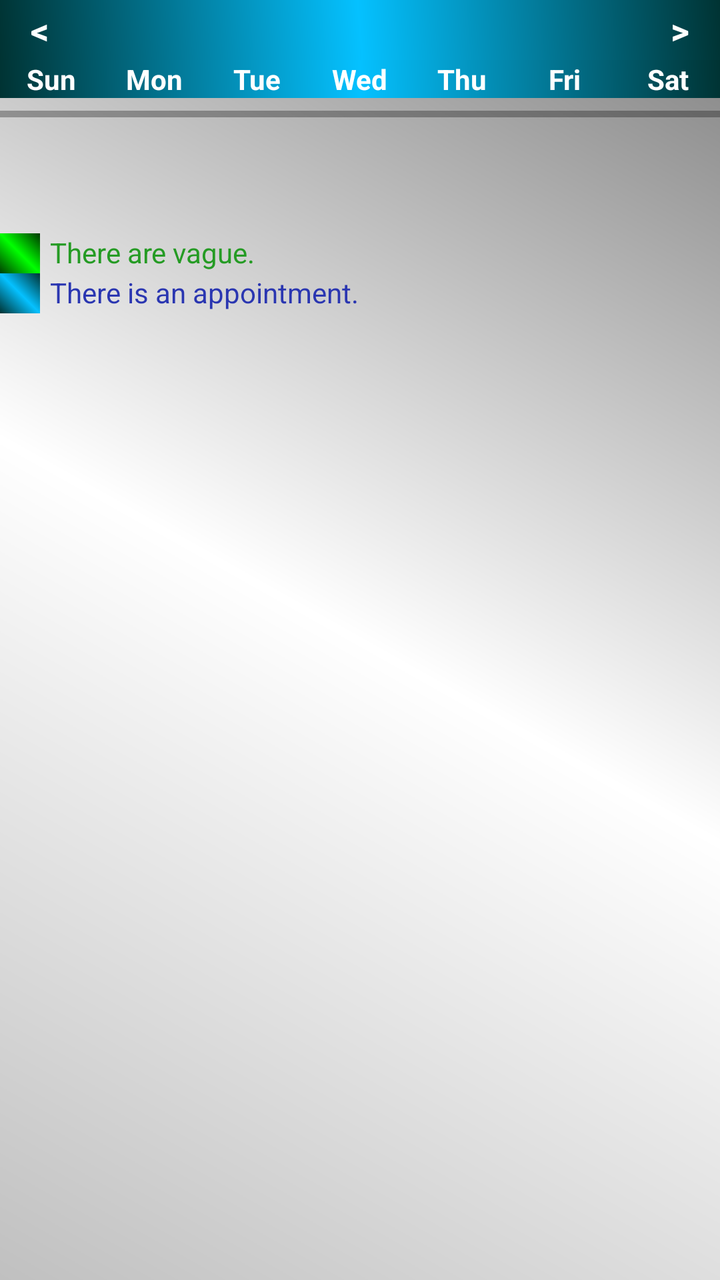
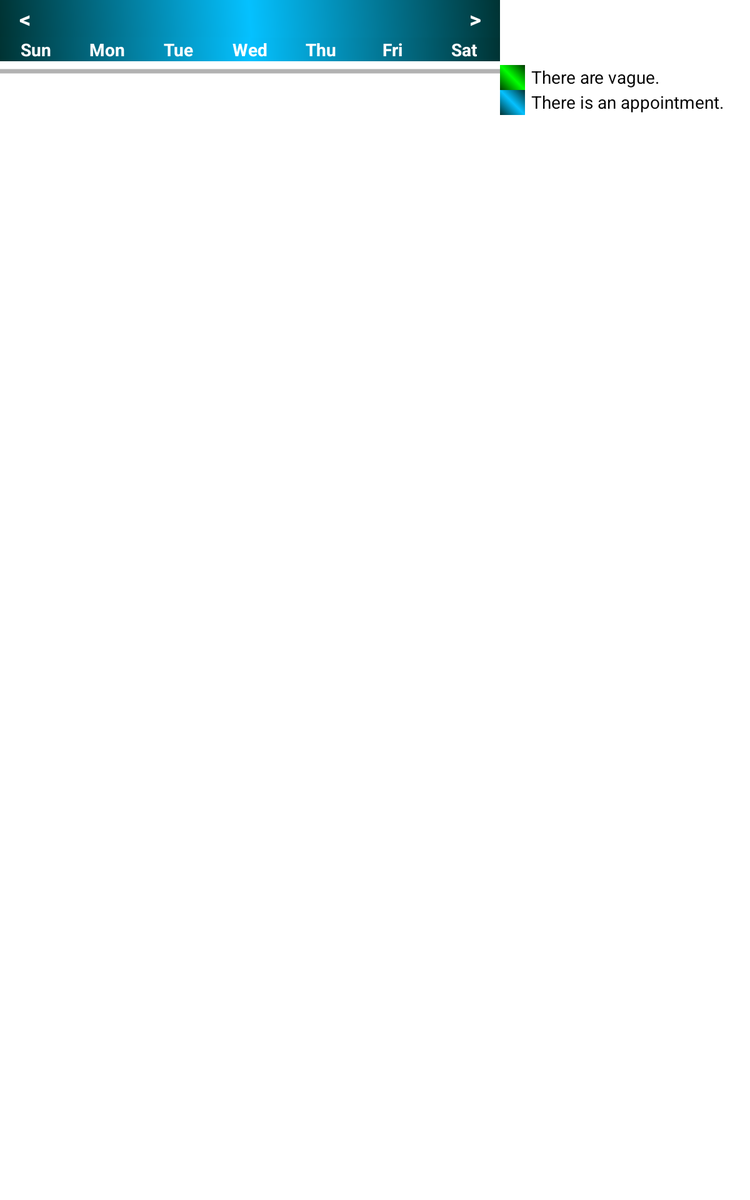

An Android layout and its configuration variant, each rendered on a device that would load it. The default file and the variant file are quoted in full after the pictures.
<!-- AndroidManifest.xml: application theme AppTheme -->
<!-- res/layout/fragment_agendar_consulta.xml -->
<?xml version="1.0" encoding="utf-8"?>
<LinearLayout xmlns:android="http://schemas.android.com/apk/res/android"
    android:layout_width="match_parent"
    android:layout_height="match_parent"
    android:background="@drawable/background_gradiente_prata"
    android:orientation="vertical" >


    <RelativeLayout
        android:id="@+id/header"
        android:layout_width="fill_parent"
        android:layout_height="wrap_content"
        android:background="@drawable/background_gradiente_azul" >

        <RelativeLayout
            android:id="@+id/previous"
            android:layout_width="40dip"
            android:layout_height="30dip" >

            <TextView
                android:id="@+id/txtPreviousMonth"
                android:layout_width="match_parent"
                android:layout_height="match_parent"
                android:gravity="center"
                android:text="&lt;"
                android:textAppearance="?android:attr/textAppearanceMedium"
                android:textColor="@android:color/white"
                android:textStyle="bold" />
        </RelativeLayout>

        <TextView
            android:id="@+id/txtMonthAndYear"
            android:layout_width="wrap_content"
            android:layout_height="wrap_content"
            android:layout_centerHorizontal="true"
            android:layout_marginTop="5dip"
            android:text="@null"
            android:textColor="@android:color/white"
            android:textSize="18sp"
            android:textStyle="bold" />

        <RelativeLayout
            android:id="@+id/next"
            android:layout_width="40dip"
            android:layout_height="30dip"
            android:layout_alignParentRight="true" >

            <TextView
                android:id="@+id/txtNextMonth"
                android:layout_width="match_parent"
                android:layout_height="match_parent"
                android:gravity="center"
                android:text=">"
                android:textAppearance="?android:attr/textAppearanceMedium"
                android:textColor="@android:color/white"
                android:textStyle="bold" />
        </RelativeLayout>
    </RelativeLayout>

    <LinearLayout
        android:layout_width="match_parent"
        android:layout_height="wrap_content"
        android:background="@drawable/background_gradiente_azul" >

        <TextView
            android:id="@+id/txtDomingo"
            android:layout_width="0dp"
            android:layout_height="wrap_content"
            android:layout_weight="1"
            android:gravity="center"
            android:text="@string/day_sunday_abbreviated"
            android:textColor="@android:color/white"
            android:textStyle="bold" />

        <TextView
            android:id="@+id/txtSegunda"
            android:layout_width="0dp"
            android:layout_height="wrap_content"
            android:layout_weight="1"
            android:gravity="center"
            android:text="@string/day_monday_abbreviated"
            android:textColor="@android:color/white"
            android:textStyle="bold" />

        <TextView
            android:id="@+id/txtTerca"
            android:layout_width="0dp"
            android:layout_height="wrap_content"
            android:layout_weight="1"
            android:gravity="center"
            android:text="@string/day_tuesday_abbreviated"
            android:textColor="@android:color/white"
            android:textStyle="bold" />

        <TextView
            android:id="@+id/txtQuarta"
            android:layout_width="0dp"
            android:layout_height="wrap_content"
            android:layout_weight="1"
            android:gravity="center"
            android:text="@string/day_wednesday_abbreviated"
            android:textColor="@android:color/white"
            android:textStyle="bold" />

        <TextView
            android:id="@+id/txtQuinta"
            android:layout_width="0dp"
            android:layout_height="wrap_content"
            android:layout_weight="1"
            android:gravity="center"
            android:text="@string/day_thursday_abbreviated"
            android:textColor="@android:color/white"
            android:textStyle="bold" />

        <TextView
            android:id="@+id/txtSexta"
            android:layout_width="0dp"
            android:layout_height="wrap_content"
            android:layout_weight="1"
            android:gravity="center"
            android:text="@string/day_friday_abbreviated"
            android:textColor="@android:color/white"
            android:textStyle="bold" />

        <TextView
            android:id="@+id/txtSabado"
            android:layout_width="0dp"
            android:layout_height="wrap_content"
            android:layout_weight="1"
            android:gravity="center"
            android:text="@string/day_saturday_abbreviated"
            android:textColor="@android:color/white"
            android:textStyle="bold" />
    </LinearLayout>

    <GridView
        android:id="@+id/grdvAgenda"
        android:layout_width="fill_parent"
        android:layout_height="wrap_content"
        android:layout_gravity="center_horizontal"
        android:listSelector="@android:color/transparent"
        android:numColumns="7"
        android:stretchMode="columnWidth" />
    
    <ProgressBar
        android:id="@+id/progressBar_agenda"
        style="?android:attr/progressBarStyleHorizontal"
        android:layout_width="match_parent"
        android:layout_height="wrap_content" />
    

    <LinearLayout
        android:id="@+id/text"
        android:layout_width="match_parent"
        android:layout_height="match_parent"
        android:layout_marginLeft="0dp"
        android:layout_marginRight="0dp"
        android:orientation="vertical" >

        <TextView
            android:id="@+id/txtMedico_agenda"
            android:layout_width="wrap_content"
            android:layout_height="wrap_content"
            android:text="@null"
            android:textColor="@color/green_600"
            android:textStyle="bold" />

        <TextView
            android:id="@+id/txtClinica_agenda"
            android:layout_width="wrap_content"
            android:layout_height="wrap_content"
            android:text="@null"
            android:textColor="@color/green_600"
            android:textSize="12sp" />

        <TextView
            android:id="@+id/txtEspecialidades_agenda"
            android:layout_width="wrap_content"
            android:layout_height="wrap_content"
            android:text="@null"
            android:textColor="@color/green_600"
            android:textSize="12sp" />

        <LinearLayout
            android:id="@+id/lnltExisteVagas_agenda"
            android:layout_width="match_parent"
            android:layout_height="wrap_content"
            android:orientation="horizontal" >

            <LinearLayout
                android:layout_width="20dp"
                android:layout_height="20dp"
                android:background="@drawable/background_gradiente_verde"
                android:orientation="vertical" >
            </LinearLayout>

            <TextView
                android:id="@+id/txtvExisteVaga_agenda"
                android:layout_width="wrap_content"
                android:layout_height="wrap_content"
                android:paddingLeft="5dp"
                android:paddingRight="5dp"
                android:text="@string/there_are_vague"
                android:textColor="@color/green" />
        </LinearLayout>

        <LinearLayout
            android:id="@+id/lnltExisteConultaMarcada_agenda"
            android:layout_width="match_parent"
            android:layout_height="wrap_content"
            android:orientation="horizontal" >

            <LinearLayout
                android:layout_width="20dp"
                android:layout_height="20dp"
                android:background="@drawable/background_gradiente_azul"
                android:orientation="vertical" >
            </LinearLayout>

            <TextView
                android:id="@+id/txtvExisteConsultaMarcada_agenda"
                android:layout_width="wrap_content"
                android:layout_height="wrap_content"
                android:paddingLeft="5dp"
                android:paddingRight="5dp"
                android:text="@string/there_is_an_appointment"
                android:textColor="@color/blue_deep" />
        </LinearLayout>

        <RadioButton
            android:id="@+id/rbtnHora1_agenda"
            android:layout_width="wrap_content"
            android:layout_height="wrap_content"
            android:text="@null"
            android:visibility="gone" />

        <RadioButton
            android:id="@+id/rbtnHora2_agenda"
            android:layout_width="wrap_content"
            android:layout_height="wrap_content"
            android:text="@null"
            android:visibility="gone" />
    </LinearLayout>
    
    

</LinearLayout>
<!-- resources referenced by this layout -->
<resources>
  <item name="blue_deep" type="color">#2a36b1</item>
  <item name="green" type="color">#259b24</item>
  <item name="green_600" type="color">#0a8f08</item>
  <!-- drawable background_gradiente_prata (drawable) -->
  <?xml version="1.0" encoding="utf-8"?>
  <shape xmlns:android="http://schemas.android.com/apk/res/android" android:shape="rectangle" >
  	<gradient
  		android:type="linear"
  		android:centerX="50%"
  		android:startColor="#FFc0c0c0"
  		android:centerColor="#FFffffff"
  		android:endColor="#FF808080"
  		android:angle="45"/>
  </shape>
  <!-- drawable background_gradiente_verde (drawable) -->
  <?xml version="1.0" encoding="utf-8"?>
  <shape xmlns:android="http://schemas.android.com/apk/res/android"
      android:shape="rectangle" >
  
      <gradient
          android:angle="45"
          android:centerColor="#FF00ff00"
          android:centerX="50%"
          android:endColor="#FF003800"
          android:startColor="#FF004000"
          android:type="linear" />
  
  </shape>
  <string name="day_friday_abbreviated">Fri</string>
  <string name="day_monday_abbreviated">Mon</string>
  <string name="day_saturday_abbreviated">Sat</string>
  <string name="day_sunday_abbreviated">Sun</string>
  <string name="day_thursday_abbreviated">Thu</string>
  <string name="day_tuesday_abbreviated">Tue</string>
  <string name="day_wednesday_abbreviated">Wed</string>
  <string name="there_are_vague">"There are vague. "</string>
  <string name="there_is_an_appointment">There is an appointment.</string>
  <style name="AppTheme" parent="Theme.Cmi">
  
          
  
      </style>
  <style name="PopupMenu.Cmi" parent="@android:style/Widget.Holo.ListPopupWindow">
          <item name="android:popupBackground">@drawable/background_gradiente_verde</item>
      </style>
  <style name="DropDownListView.Cmi" parent="@android:style/Widget.Holo.ListView.DropDown">
          <item name="android:listSelector">@drawable/selectable_background_cmi</item>
          <item name="android:popupBackground">@drawable/background_gradiente_verde</item>
          <item name="android:textColor">@color/white</item>
      </style>
  <style name="ActionBarTabStyle.Cmi" parent="android:style/Widget.Holo.ActionBar.TabView">
          <item name="android:background">@drawable/tab_indicator_ab_cmi</item>
      </style>
  <style name="DropDownNav.Cmi" parent="@android:style/Widget.Holo.Spinner">
          <item name="android:background">@drawable/spinner_background_ab_cmi</item>
          <item name="android:popupBackground">@drawable/menu_dropdown_panel_cmi</item>
          <item name="android:dropDownSelector">@drawable/selectable_background_cmi</item>
      </style>
  <style name="ActionButton.CloseMode.Cmi" parent="@android:style/Widget.Holo.ActionButton.CloseMode">
          <item name="android:background">@drawable/btn_cab_done_cmi</item>
      </style>
  <style name="Theme.Cmi.Widget" parent="@android:style/Theme.Holo">
          <item name="android:popupMenuStyle">@style/PopupMenu.Cmi</item>
          <item name="android:dropDownListViewStyle">@style/DropDownListView.Cmi</item>
      </style>
  <!-- drawable background_gradiente_azul_selected_item (drawable) -->
  <?xml version="1.0" encoding="utf-8"?>
  <shape xmlns:android="http://schemas.android.com/apk/res/android" android:shape="rectangle">
  
      <gradient
  		android:type="linear"
  		android:centerX="50%"
  		android:angle="90"
  		android:startColor="#FF003333"
  		android:centerColor="#FF05C1FF"
  		android:endColor="#FF003333" />
  
  </shape>
  <item name="white" type="color">#ffffff</item>
  <style name="ProgressBar.Cmi" parent="@android:style/Widget.Holo.ProgressBar.Horizontal">
          <item name="android:progressDrawable">@drawable/progress_horizontal_cmi</item>
      </style>
</resources>
<!-- res/layout-large-port/fragment_agendar_consulta.xml (the repository's variant of the layout above) -->
<!-- drawn on a 7-inch tablet held upright -->
<?xml version="1.0" encoding="utf-8"?>
<LinearLayout xmlns:android="http://schemas.android.com/apk/res/android"
    android:baselineAligned="false"
    android:layout_width="match_parent"
    android:layout_height="match_parent"
    android:orientation="horizontal" >

    <LinearLayout
        android:id="@+id/llGridView"
        android:layout_width="0dp"
        android:layout_height="wrap_content"
        android:layout_weight="2"
        android:orientation="vertical" >

        <RelativeLayout
            android:id="@+id/header"
            android:layout_width="fill_parent"
            android:layout_height="wrap_content"
            android:background="@drawable/background_gradiente_azul" >

            <RelativeLayout
                android:id="@+id/previous"
                android:layout_width="40dip"
                android:layout_height="30dip" >

                <TextView
                    android:id="@+id/txtPreviousMonth"
                    android:layout_width="match_parent"
                    android:layout_height="match_parent"
                    android:gravity="center"
                    android:text="&lt;"
                    android:textAppearance="?android:attr/textAppearanceMedium"
                    android:textColor="@android:color/white"
                    android:textStyle="bold" />
            </RelativeLayout>

            <TextView
                android:id="@+id/txtMonthAndYear"
                android:layout_width="wrap_content"
                android:layout_height="wrap_content"
                android:layout_centerHorizontal="true"
                android:layout_marginTop="5dip"
                android:text="@null"
                android:textColor="@android:color/white"
                android:textSize="18sp"
                android:textStyle="bold" />

            <RelativeLayout
                android:id="@+id/next"
                android:layout_width="40dip"
                android:layout_height="30dip"
                android:layout_alignParentRight="true" >

                <TextView
                    android:id="@+id/txtNextMonth"
                    android:layout_width="match_parent"
                    android:layout_height="match_parent"
                    android:gravity="center"
                    android:text=">"
                    android:textAppearance="?android:attr/textAppearanceMedium"
                    android:textColor="@android:color/white"
                    android:textStyle="bold" />
            </RelativeLayout>
        </RelativeLayout>

        <LinearLayout
            android:layout_width="match_parent"
            android:layout_height="wrap_content"
            android:background="@drawable/background_gradiente_azul" >

            <TextView
                android:id="@+id/txtDomingo"
                android:layout_width="0dp"
                android:layout_height="wrap_content"
                android:layout_weight="1"
                android:gravity="center"
                android:text="@string/day_sunday_abbreviated"
                android:textColor="@android:color/white"
                android:textStyle="bold" />

            <TextView
                android:id="@+id/txtSegunda"
                android:layout_width="0dp"
                android:layout_height="wrap_content"
                android:layout_weight="1"
                android:gravity="center"
                android:text="@string/day_monday_abbreviated"
                android:textColor="@android:color/white"
                android:textStyle="bold" />

            <TextView
                android:id="@+id/txtTerca"
                android:layout_width="0dp"
                android:layout_height="wrap_content"
                android:layout_weight="1"
                android:gravity="center"
                android:text="@string/day_tuesday_abbreviated"
                android:textColor="@android:color/white"
                android:textStyle="bold" />

            <TextView
                android:id="@+id/txtQuarta"
                android:layout_width="0dp"
                android:layout_height="wrap_content"
                android:layout_weight="1"
                android:gravity="center"
                android:text="@string/day_wednesday_abbreviated"
                android:textColor="@android:color/white"
                android:textStyle="bold" />

            <TextView
                android:id="@+id/txtQuinta"
                android:layout_width="0dp"
                android:layout_height="wrap_content"
                android:layout_weight="1"
                android:gravity="center"
                android:text="@string/day_thursday_abbreviated"
                android:textColor="@android:color/white"
                android:textStyle="bold" />

            <TextView
                android:id="@+id/txtSexta"
                android:layout_width="0dp"
                android:layout_height="wrap_content"
                android:layout_weight="1"
                android:gravity="center"
                android:text="@string/day_friday_abbreviated"
                android:textColor="@android:color/white"
                android:textStyle="bold" />

            <TextView
                android:id="@+id/txtSabado"
                android:layout_width="0dp"
                android:layout_height="wrap_content"
                android:layout_weight="1"
                android:gravity="center"
                android:text="@string/day_saturday_abbreviated"
                android:textColor="@android:color/white"
                android:textStyle="bold" />
        </LinearLayout>

        <GridView
            android:id="@+id/grdvAgenda"
            android:layout_width="fill_parent"
            android:layout_height="wrap_content"
            android:layout_gravity="center_horizontal"
            android:listSelector="@android:color/transparent"
            android:numColumns="7"
            android:stretchMode="columnWidth" />
        
        <ProgressBar
        android:id="@+id/progressBar_agenda"
        style="?android:attr/progressBarStyleHorizontal"
        android:layout_width="match_parent"
        android:layout_height="wrap_content" />
        
    </LinearLayout>

    <LinearLayout
        android:id="@+id/text"
        android:layout_width="0dp"
        android:layout_height="wrap_content"
        android:layout_marginLeft="0dp"
        android:layout_marginRight="0dp"
        android:layout_weight="1"
        android:orientation="vertical" >

        <TextView
            android:id="@+id/txtMedico_agenda"
            android:layout_width="wrap_content"
            android:layout_height="wrap_content"
            android:text="@null"
            android:textColor="@android:color/black"
            android:textStyle="bold" />

        <TextView
            android:id="@+id/txtClinica_agenda"
            android:layout_width="wrap_content"
            android:layout_height="wrap_content"
            android:text="@null"
            android:textColor="@android:color/black"
            android:textSize="12sp" />

        <TextView
            android:id="@+id/txtEspecialidades_agenda"
            android:layout_width="wrap_content"
            android:layout_height="wrap_content"
            android:text="@null"
            android:textColor="@android:color/black"
            android:textSize="12sp" />

        <LinearLayout
            android:id="@+id/lnltExisteVagas_agenda"
            android:layout_width="match_parent"
            android:layout_height="wrap_content"
            android:orientation="horizontal" >

            <LinearLayout
                android:layout_width="20dp"
                android:layout_height="20dp"
                android:background="@drawable/background_gradiente_verde"
                android:orientation="vertical" >
            </LinearLayout>

            <TextView
                android:id="@+id/txtvExisteVaga_agenda"
                android:layout_width="wrap_content"
                android:layout_height="wrap_content"
                android:paddingLeft="5dp"
                android:paddingRight="5dp"
                android:text="@string/there_are_vague"
                android:textColor="@android:color/black" />
        </LinearLayout>

        <LinearLayout
            android:id="@+id/lnltExisteConultaMarcada_agenda"
            android:layout_width="match_parent"
            android:layout_height="wrap_content"
            android:orientation="horizontal" >

            <LinearLayout
                android:layout_width="20dp"
                android:layout_height="20dp"
                android:background="@drawable/background_gradiente_azul"
                android:orientation="vertical" >
            </LinearLayout>

            <TextView
                android:id="@+id/txtvExisteConsultaMarcada_agenda"
                android:layout_width="wrap_content"
                android:layout_height="wrap_content"
                android:paddingLeft="5dp"
                android:paddingRight="5dp"
                android:text="@string/there_is_an_appointment"
                android:textColor="@android:color/black" />
        </LinearLayout>

        <RadioButton
            android:id="@+id/rbtnHora1_agenda"
            android:layout_width="wrap_content"
            android:layout_height="wrap_content"
            android:text="@null"
            android:visibility="gone" />

        <RadioButton
            android:id="@+id/rbtnHora2_agenda"
            android:layout_width="wrap_content"
            android:layout_height="wrap_content"
            android:text="@null"
            android:visibility="gone" />
    </LinearLayout>
    
    

</LinearLayout>
<!-- resources referenced by the variant -->
<!-- as a 7-inch tablet held upright resolves them -->
<resources>
  <!-- drawable background_gradiente_azul (drawable) -->
  <?xml version="1.0" encoding="utf-8"?>
  <shape xmlns:android="http://schemas.android.com/apk/res/android" 
      android:shape="rectangle">
      
      <gradient
  		android:type="linear"
  		android:centerX="50%"
  		android:startColor="#FF003333"
  		android:centerColor="#FF05C1FF"
  		android:endColor="#FF003333"
  		android:angle="45"/>
      
      <corners android:radius="0dp" />
  
  
  </shape>
  <!-- drawable background_gradiente_verde (drawable) -->
  <?xml version="1.0" encoding="utf-8"?>
  <shape xmlns:android="http://schemas.android.com/apk/res/android"
      android:shape="rectangle" >
  
      <gradient
          android:angle="45"
          android:centerColor="#FF00ff00"
          android:centerX="50%"
          android:endColor="#FF003800"
          android:startColor="#FF004000"
          android:type="linear" />
  
  </shape>
  <string name="day_friday_abbreviated">Fri</string>
  <string name="day_monday_abbreviated">Mon</string>
  <string name="day_saturday_abbreviated">Sat</string>
  <string name="day_sunday_abbreviated">Sun</string>
  <string name="day_thursday_abbreviated">Thu</string>
  <string name="day_tuesday_abbreviated">Tue</string>
  <string name="day_wednesday_abbreviated">Wed</string>
  <string name="there_are_vague">"There are vague. "</string>
  <string name="there_is_an_appointment">There is an appointment.</string>
  <style name="AppTheme" parent="Theme.Cmi">
  
          
  
      </style>
  <style name="PopupMenu.Cmi" parent="@android:style/Widget.Holo.ListPopupWindow">
          <item name="android:popupBackground">@drawable/background_gradiente_verde</item>
      </style>
  <style name="DropDownListView.Cmi" parent="@android:style/Widget.Holo.ListView.DropDown">
          <item name="android:listSelector">@drawable/selectable_background_cmi</item>
          <item name="android:popupBackground">@drawable/background_gradiente_verde</item>
          <item name="android:textColor">@color/white</item>
      </style>
  <style name="ActionBarTabStyle.Cmi" parent="android:style/Widget.Holo.ActionBar.TabView">
          <item name="android:background">@drawable/tab_indicator_ab_cmi</item>
      </style>
  <style name="DropDownNav.Cmi" parent="@android:style/Widget.Holo.Spinner">
          <item name="android:background">@drawable/spinner_background_ab_cmi</item>
          <item name="android:popupBackground">@drawable/menu_dropdown_panel_cmi</item>
          <item name="android:dropDownSelector">@drawable/selectable_background_cmi</item>
      </style>
  <style name="ActionButton.CloseMode.Cmi" parent="@android:style/Widget.Holo.ActionButton.CloseMode">
          <item name="android:background">@drawable/btn_cab_done_cmi</item>
      </style>
  <style name="Theme.Cmi.Widget" parent="@android:style/Theme.Holo">
          <item name="android:popupMenuStyle">@style/PopupMenu.Cmi</item>
          <item name="android:dropDownListViewStyle">@style/DropDownListView.Cmi</item>
      </style>
  <!-- drawable background_gradiente_azul_selected_item (drawable) -->
  <?xml version="1.0" encoding="utf-8"?>
  <shape xmlns:android="http://schemas.android.com/apk/res/android" android:shape="rectangle">
  
      <gradient
  		android:type="linear"
  		android:centerX="50%"
  		android:angle="90"
  		android:startColor="#FF003333"
  		android:centerColor="#FF05C1FF"
  		android:endColor="#FF003333" />
  
  </shape>
  <item name="white" type="color">#ffffff</item>
  <style name="ProgressBar.Cmi" parent="@android:style/Widget.Holo.ProgressBar.Horizontal">
          <item name="android:progressDrawable">@drawable/progress_horizontal_cmi</item>
      </style>
</resources>
